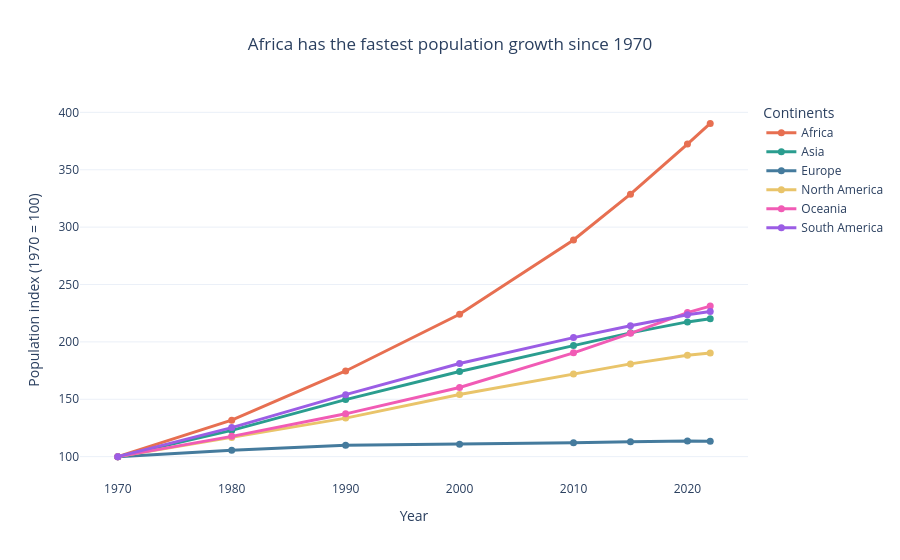

The notebook cell this image was saved under:
### Markdown cell above
**Chart choice & justification:** *Which chart did you choose, and why? Justify design choices.

*I chose a line chart to compare population growth across the six continents from 1970 to 2022. It makes it easy to see how population has changed over time. Africa has experienced the fastest growth, so I highlighted it with a different colour. The other continents are also shown in different colours to make the chart easier to read.*

### Code cell
# Q1: Which continent is growing fastest?

# Calculate the total population for each continent and year
continent_pop = df_long.groupby(
    ['Continent', 'Year']
)['Population'].sum().reset_index()

# Calculate population growth compared to 1970
continent_pop['Index'] = continent_pop.groupby(
    'Continent'
)['Population'].transform(lambda x: x / x.iloc[0] * 100)

# Choose a different colour for each continent
colors = {
    'Africa': '#E76F51',
    'Asia': '#2A9D8F',
    'Europe': '#457B9D',
    'North America': '#E9C46A',
    'South America': '#9B5DE5',
    'Oceania': '#F15BB5'
}

# Create the line chart
fig = px.line(
    continent_pop,
    x='Year',
    y='Index',
    color='Continent',
    markers=True,
    color_discrete_map=colors,
    title='Africa has the fastest population growth since 1970',
    labels={
        'Year': 'Year',
        'Index': 'Population index (1970 = 100)',
        'Continent': 'Continent'
    }
)

# Improve the chart appearance
fig.update_layout(
    template='plotly_white',
    xaxis_showgrid=False,
    yaxis_showgrid=True,
    legend_title_text='Continents',
    title_x=0.5
)

fig.update_traces(line=dict(width=3), marker=dict(size=7))

fig.show()

### Figure 1 — Plotly figure (JSON) as saved in the notebook; plotly's stock layout.template omitted (floating-point values rounded to 4 significant figures)
{"data": [{"hovertemplate": "Continent=Africa<br>Year=%{x}<br>Population index (1970 = 100)=%{y}<extra></extra>", "legendgroup": "Africa", "line": {"color": "#E76F51", "dash": "solid", "width": 3}, "marker": {"size": 7, "symbol": "circle"}, "mode": "lines+markers", "name": "Africa", "orientation": "v", "showlegend": true, "type": "scatter", "x": [1970, 1980, 1990, 2000, 2010, 2015, 2020, 2022], "xaxis": "x", "y": [100.0, 131.8, 174.6, 224.1, 288.8, 328.7, 372.3, 390.4], "yaxis": "y"}, {"hovertemplate": "Continent=Asia<br>Year=%{x}<br>Population index (1970 = 100)=%{y}<extra></extra>", "legendgroup": "Asia", "line": {"color": "#2A9D8F", "dash": "solid", "width": 3}, "marker": {"size": 7, "symbol": "circle"}, "mode": "lines+markers", "name": "Asia", "orientation": "v", "showlegend": true, "type": "scatter", "x": [1970, 1980, 1990, 2000, 2010, 2015, 2020, 2022], "xaxis": "x", "y": [100.0, 122.9, 149.7, 174.1, 196.7, 207.9, 217.4, 220.1], "yaxis": "y"}, {"hovertemplate": "Continent=Europe<br>Year=%{x}<br>Population index (1970 = 100)=%{y}<extra></extra>", "legendgroup": "Europe", "line": {"color": "#457B9D", "dash": "solid", "width": 3}, "marker": {"size": 7, "symbol": "circle"}, "mode": "lines+markers", "name": "Europe", "orientation": "v", "showlegend": true, "type": "scatter", "x": [1970, 1980, 1990, 2000, 2010, 2015, 2020, 2022], "xaxis": "x", "y": [100.0, 105.6, 109.8, 110.7, 112.1, 113.1, 113.7, 113.3], "yaxis": "y"}, {"hovertemplate": "Continent=North America<br>Year=%{x}<br>Population index (1970 = 100)=%{y}<extra></extra>", "legendgroup": "North America", "line": {"color": "#E9C46A", "dash": "solid", "width": 3}, "marker": {"size": 7, "symbol": "circle"}, "mode": "lines+markers", "name": "North America", "orientation": "v", "showlegend": true, "type": "scatter", "x": [1970, 1980, 1990, 2000, 2010, 2015, 2020, 2022], "xaxis": "x", "y": [100.0, 116.8, 133.6, 154.1, 172.1, 180.8, 188.4, 190.3], "yaxis": "y"}, {"hovertemplate": "Continent=Oceania<br>Year=%{x}<br>Population index (1970 = 100)=%{y}<extra></extra>", "legendgroup": "Oceania", "line": {"color": "#F15BB5", "dash": "solid", "width": 3}, "marker": {"size": 7, "symbol": "circle"}, "mode": "lines+markers", "name": "Oceania", "orientation": "v", "showlegend": true, "type": "scatter", "x": [1970, 1980, 1990, 2000, 2010, 2015, 2020, 2022], "xaxis": "x", "y": [100.0, 117.7, 137.3, 160.3, 190.5, 207.4, 225.5, 231.2], "yaxis": "y"}, {"hovertemplate": "Continent=South America<br>Year=%{x}<br>Population index (1970 = 100)=%{y}<extra></extra>", "legendgroup": "South America", "line": {"color": "#9B5DE5", "dash": "solid", "width": 3}, "marker": {"size": 7, "symbol": "circle"}, "mode": "lines+markers", "name": "South America", "orientation": "v", "showlegend": true, "type": "scatter", "x": [1970, 1980, 1990, 2000, 2010, 2015, 2020, 2022], "xaxis": "x", "y": [100.0, 125.3, 154.0, 181.2, 203.7, 214.1, 223.7, 226.4], "yaxis": "y"}], "layout": {"legend": {"title": {"text": "Continents"}, "tracegroupgap": 0}, "title": {"text": "Africa has the fastest population growth since 1970", "x": 0.5}, "xaxis": {"anchor": "y", "domain": [0, 1], "showgrid": false, "title": {"text": "Year"}}, "yaxis": {"anchor": "x", "domain": [0, 1], "showgrid": true, "title": {"text": "Population index (1970 = 100)"}}}}
